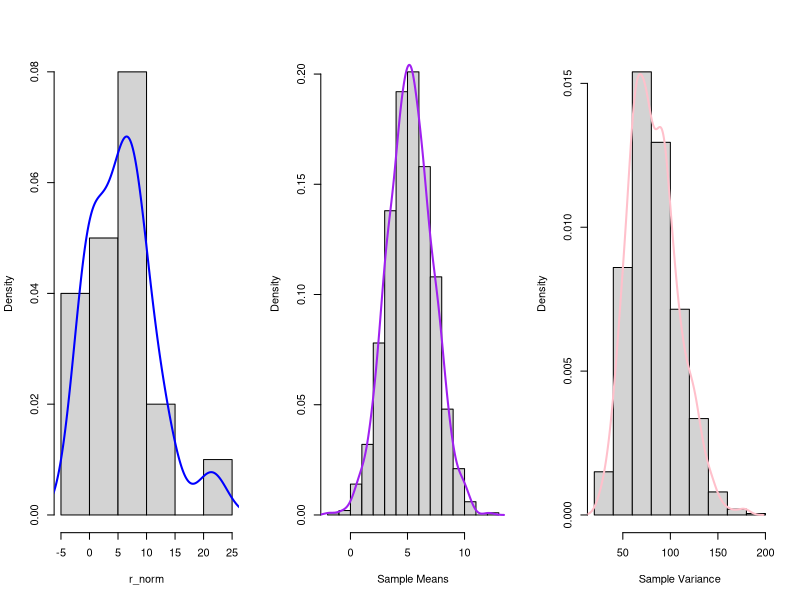

Recreate this plot in R.
# Sampling distribution of mean when sample is 
# drawing from exponential distribution 
par(mfrow=c(1,3))
set.seed(1822021)
sample_means = rep(NA, 1000)
for(i in 1:1000){
  sample_means[i] = mean(rnorm(20, mean=5.3, sd=9))
}

r_norm <- rnorm(20, mean=5.3, sd=9)
hist(r_norm, main = "", xlab = "r_norm", prob = T)
lines(density(r_norm), col = "Blue", lwd = 2)

hist(sample_means, main = "", xlab = "Sample Means", prob = T)
lines(density(sample_means), col = "Purple", lwd = 2)


# Sampling distribution of variance when sample is 
# drawing from exponential distribution
sample_vars = rep(NA, 1000)
for(i in 1:1000){
  sample_vars[i] = var(rnorm(20, mean=5.3, sd=9))
}

hist(sample_vars, main = "", xlab = "Sample Variance", prob = T)
lines(density(sample_vars), col = "Pink",ylim=c(0,0.015), lwd = 2)
